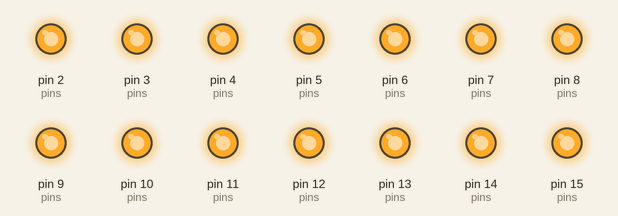
Simulated run of this sketch. Board: Arduino Uno, built with avr-gcc and run on an emulated ATmega328P. Shown: output pins drawn as LEDs (lit = HIGH). Dashed ring = blinking.

Above: at 0.5 s.
At 1.2 s:
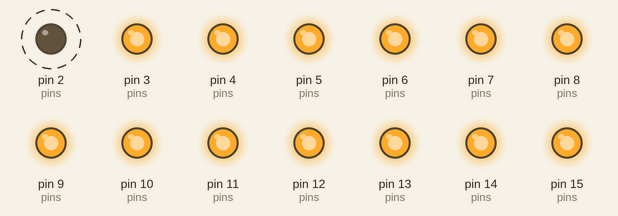
At 1.8 s:
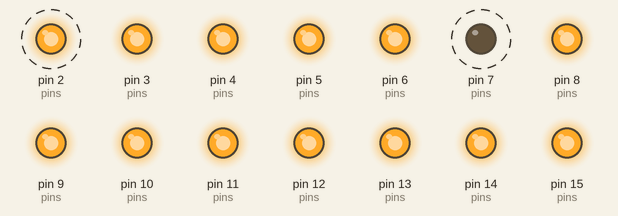
Timing chart, 0 to 3.7 s (numbered marks = the images above):
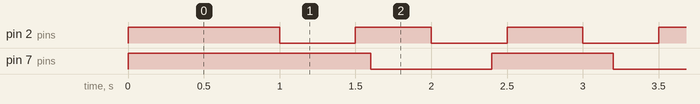

The sketch:

millisMultiproc2.ino
```cpp
enum { R5 = 1 , R7, C2, C3, R8, C5, R6, R3, R1, C4, C6, R4, C1, R2, C7, C8};
const unsigned int pins[1+16] = {-1, 10, 11, 12, 13, 14, 15, 16, 17, 2, 3, 4, 5, 6, 7, 8, 9};

const unsigned int R[1+8] = { -1, R1, R2, R3, R4, R5, R6, R7, R8};
const unsigned int C[1+8] = { -1, C1, C2, C3, C4, C5, C6, C7, C8};


const int t1_LED = 13;
unsigned int t1_on_off = 0;
unsigned long t1_prev = 0;
const unsigned long t1_delay = 500;

const int t2_LED = 10;
unsigned int t2_on_off = 0;
unsigned long t2_prev = 0;
const unsigned long t2_delay = 800;


void dot_matrix_init(){
  for(int n=1;n<=8;n++){
    pinMode(pins[R[n]], OUTPUT);
    pinMode(pins[C[n]], OUTPUT);
  }
  for(int n=1;n<=8;n++){
    digitalWrite(pins[R[n]], HIGH);
    digitalWrite(pins[C[n]], HIGH);
  }
}

void dot_matrix_draw(const unsigned int image[1+8][1+8]){
 for(int n=1;n<=8;n++){
    if(n>1) digitalWrite(pins[R[n-1]], HIGH);
    if(n==1) digitalWrite(pins[R[8]], HIGH);

    for (int m=1;m<=8;m++){
      if(image[n][m] == 1)
        digitalWrite(pins[C[m]], HIGH);
      else digitalWrite(pins[C[m]], LOW);
    }

    for(int m=1;m<=8;m++){
      if(image[n][m] == 1){
        digitalWrite(pins[R[n]], LOW);
        break;
      }
    }
    delay(1);
  }
}

void setup(){
  dot_matrix_init();
}

void loop(){
  unsigned long t1_now = millis();
  if(t1_now - t1_prev >= t1_delay){
    t1_prev = t1_now;
    t1_on_off++;
    if(t1_on_off>1) t1_on_off =0;
    digitalWrite(pins[R[1]], t1_on_off);
  }

  unsigned long t2_now = millis();
  if(t2_now - t2_prev >= t2_delay){
    t2_prev = t2_now;
    t2_on_off++;
    if(t2_on_off>1) t2_on_off =0;
    digitalWrite(pins[R[2]], t2_on_off);
  }


}
```

Measured:
- by itself, pin 2 (pins): alternates HIGH for 0.50 s and LOW for 0.50 s
- by itself, pin 7 (pins): alternates HIGH for 0.80 s and LOW for 0.80 s
- by itself, everything shown: repeats every 16.0 s, in 50 steps
